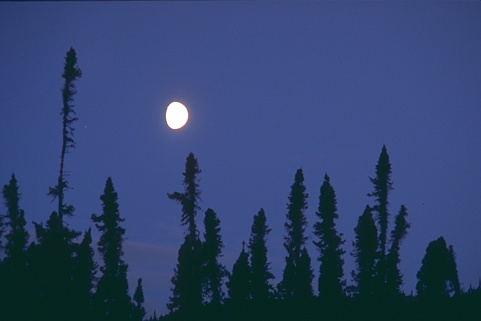
#> input picture image_seg_methods/238011.jpg, 481 x 321 px
$ python img_seg_samples.py
#> lines starting #> are read from the running program, lines starting #| are printed output that depends on the picture; long printed decimals are rounded
### image_seg_methods/spectral_scale.py
import scipy.io
import cv2
import numpy as np
import matplotlib.pyplot as plt
from scipy import linalg
from sklearn.cluster import KMeans


def spectral_fit(img1, k):
    (row, col, _) = img1.shape
    img_new0 = cv2.cvtColor(img1, cv2.COLOR_BGR2BGRA)
    img_new1 = cv2.cvtColor(img1, cv2.COLOR_BGR2HSV)
    img_new2 = cv2.cvtColor(img1, cv2.COLOR_BGR2GRAY)

    img1 = img1.reshape((-1, 3))
    img_new0 = img_new0.reshape((-1, 4))
    img_new1 = img_new1.reshape((-1, 3))
    img_new2 = img_new2.reshape((-1, 1))

    img1 = np.concatenate((img_new0, img_new1, img_new2), axis=-1)

    norm_of_rows = linalg.norm(img1, axis=1)
    normalized_img1 = img1 / norm_of_rows[:, np.newaxis]

    # print(normalized_img1.shape)  # (154401, 3)

    ones = np.ones((img1.shape[0], 1))
    prod = np.dot(np.transpose(normalized_img1), ones)
    diag_D = np.dot(normalized_img1, prod) - 1
    X_tilde = diag_D ** (-1 / 2) * normalized_img1

    # print(np.max(diag_D), np.min(diag_D))

    u, s, vt = linalg.svd(X_tilde, full_matrices=False)

    # print(u.shape)
    # u = u[:, 0:2]
    norm_of_u = linalg.norm(u, axis=1)
    normalized_u = u / norm_of_u[:, np.newaxis]

    num_cluster = k
    kmeans = KMeans(n_clusters=num_cluster, max_iter=1000, random_state=0).fit(normalized_u)
    # gm1 = GaussianMixture(n_components=num_cluster, covariance_type='full', max_iter=1000, random_state=0).fit(normalized_u)
    # gm2 = GaussianMixture(n_components=num_cluster, covariance_type='tied', max_iter=1000, random_state=0).fit(normalized_u)

    kmeans_cluster = kmeans.predict(normalized_u)
    # gm1_cluster = gm1.predict(normalized_u)
    # gm2_cluster = gm2.predict(normalized_u)

    kmeans_cluster = kmeans_cluster.reshape((row, col))

    return kmeans_cluster

### image_seg_methods/img_seg_samples.py
import scipy.io
import cv2
import numpy as np
import matplotlib.pyplot as plt
import spectral_scale
from sklearn.cluster import KMeans, AgglomerativeClustering, SpectralClustering, MeanShift, DBSCAN
from sklearn.mixture import GaussianMixture

mat1 = scipy.io.loadmat('238011.mat')
#> (reads image_seg_methods/238011.mat from the repository)
img1 = cv2.imread('238011.jpg')
#> img1 is the input picture: shape (321, 481, 3); mean B, G, R 110, 67.4, 48.4
# mat2 = scipy.io.loadmat('15088.mat')
# img2 = cv2.imread('15088.jpg')
#
# # mat1 = scipy.io.loadmat('12003.mat')
# # img1 = cv2.imread('12003.jpg')
# mat1 = scipy.io.loadmat('2092.mat')
# img1 = cv2.imread('2092.jpg')
label0 = np.asarray(mat1['groundTruth'][0][0][0][0][0])
label1 = np.asarray(mat1['groundTruth'][0][1][0][0][0])
label2 = np.asarray(mat1['groundTruth'][0][2][0][0][0])
label3 = np.asarray(mat1['groundTruth'][0][3][0][0][0])
label4 = np.asarray(mat1['groundTruth'][0][4][0][0][0])

plt.subplot(2,3,1)
plt.imshow(img1)
plt.subplot(2,3,2)
plt.imshow(label0)
plt.subplot(2,3,3)
plt.imshow(label1)
plt.subplot(2,3,4)
plt.imshow(label2)
plt.subplot(2,3,5)
plt.imshow(label3)
plt.subplot(2,3,6)
plt.imshow(label4)
plt.show()
#> figure, not shown here; B, G, R data is drawn as R, G, B

img1 = np.asarray(img1)
# img1 = np.asarray(img1)[0:220, :]
original1 = img1
(row, col, _) = img1.shape
#> row = 321; col = 481
print(img1.shape)
#| (321, 481, 3)

# label1 = label2
# label1 = np.asarray(mat1['groundTruth'][0][1][0][0][0])[0:220, :]
print(label1.shape)

plt.subplot(1,2,1)
plt.imshow(img1)
plt.subplot(1,2,2)
plt.imshow(label1)
plt.show()
#> figure, not shown here; B, G, R data is drawn as R, G, B

img1 = img1.reshape((-1, 3))
num_cluster = 4

kmeans = KMeans(n_clusters=num_cluster, max_iter=1000, random_state=0).fit(img1)
gm1 = GaussianMixture(n_components=num_cluster, covariance_type='full', max_iter=1000, random_state=0).fit(img1)
gm2 = GaussianMixture(n_components=num_cluster, covariance_type='tied', max_iter=1000, random_state=0).fit(img1)
# [7 lines of commented-out code are left out]

kmeans_cluster = kmeans.predict(img1)
gm1_cluster = gm1.predict(img1)
gm2_cluster = gm2.predict(img1)
# [7 lines of commented-out code are left out]
kmeans_cluster = kmeans_cluster.reshape((row, col))
#> kmeans_cluster: shape (321, 481) int32; 4 distinct labels, from 0 to 3
gm1_cluster = gm1_cluster.reshape((row, col))
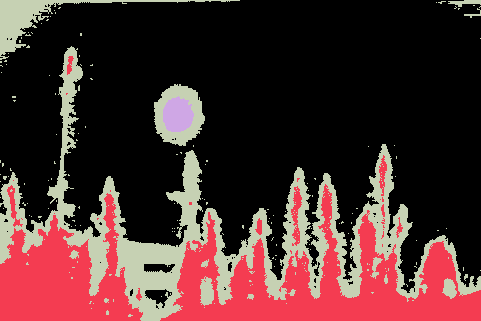
#> gm1_cluster: shape (321, 481) int64; 4 distinct labels, from 0 to 3; one colour per label, 0 black
gm2_cluster = gm2_cluster.reshape((row, col))
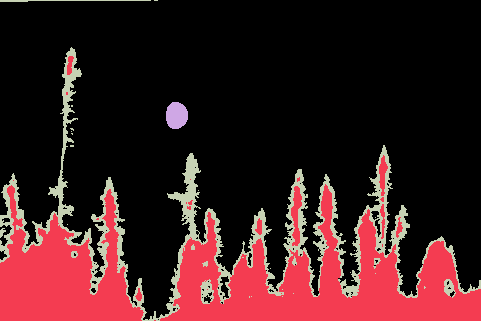
#> gm2_cluster: shape (321, 481) int64; 4 distinct labels, from 0 to 3; one colour per label, 0 black
# [5 lines of commented-out code are left out]

spectral_cluster = spectral_scale.spectral_fit(original1, num_cluster)
#> in spectral_fit, `img_new1 = cv2.cvtColor(img1, cv2.COLOR_BGR2HSV)`: img_new1: shape (321, 481, 3); mean H, S, V 108.1, 153.9, 110.6
#> in spectral_fit, `img_new2 = cv2.cvtColor(img1, cv2.COLOR_BGR2GRAY)`:
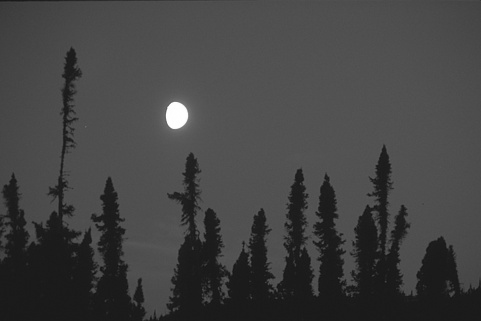
#> img_new2: shape (321, 481); min 19, max 255, mean 66.6
#> in spectral_fit, `prod = np.dot(np.transpose(normalized_img1), ones)`: prod = [44410.8, 27297.5, 19376.4, 104963.6, 44326.8, 63870.4, 44682.7, 26871.2]
#> in spectral_fit, `u, s, vt = linalg.svd(X_tilde, full_matrices=False)`: s = [1, 0.204, 0.0293, 0.0243, 0.00743, 0.00338, 0.00201, 0.000394]
#> in spectral_fit, `kmeans_cluster = kmeans_cluster.reshape((row, col))`:
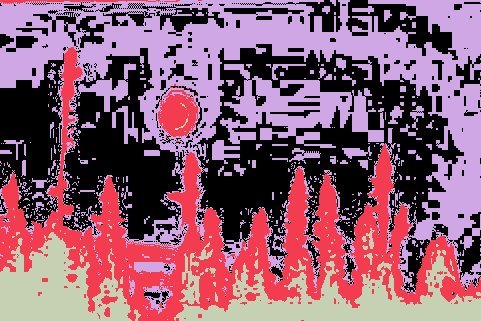
#> kmeans_cluster: shape (321, 481) int32; 4 distinct labels, from 0 to 3; one colour per label, 0 black

plt.subplot(2,3,1)
plt.imshow(original1)
plt.title("original")
plt.subplot(2,3,2)
plt.imshow(label1)
plt.title("label")
plt.subplot(2,3,3)
plt.imshow(kmeans_cluster)
plt.title("kmeans")
plt.subplot(2,3,4)
plt.imshow(gm1_cluster)
plt.title("gaussian mix (full)")
plt.subplot(2,3,5)
plt.imshow(gm2_cluster)
plt.title("gaussian mix (tied)")
plt.subplot(2,3,6)
plt.imshow(spectral_cluster)
plt.title("spectral")
plt.show()
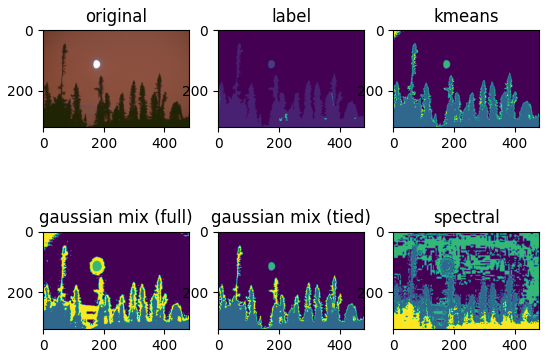
#> figure drawn by matplotlib, 6 panels; B, G, R data is drawn as R, G, B


def get_accuracy(label, pred):
    (r, c) = label.shape
    count = 0
    for i in range(r):
        for j in range(c):
            if label[i,j] == pred[i,j]:
                count += 1
    return count/(r*c)


def get_accuracy_specific(label, pred):
    (r, c) = label.shape
#> r = 321; c = 481
    test = np.zeros_like(pred)
    for i in range(r):
        for j in range(c):
            if pred[i,j] == 0:
                test[i,j] = 1
            elif pred[i,j] == 2:
                test[i,j] = 3
            else:
                test[i,j] = 2
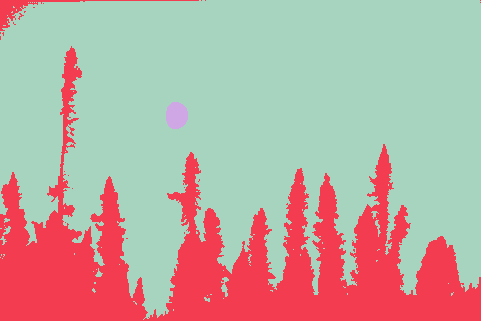
#> test: shape (321, 481) int32; 3 distinct labels, from 1 to 3; one colour per label, 0 black

    accu = get_accuracy(label, test)
#> accu = 0.969
    return accu


# [5 lines of commented-out code are left out]

print(f"accuracy_k_means: {get_accuracy_specific(label1, kmeans_cluster)}")
#| accuracy_k_means: 0.9693
print(f"accuracy_gaussian mix (tied): {get_accuracy_specific(label1, gm2_cluster)}")
#> after the loop in get_accuracy_specific (call 2), `for i in range(r):`:
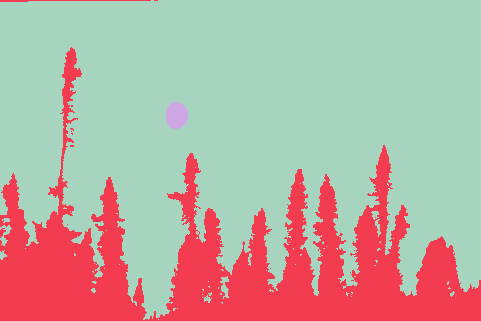
#> test: shape (321, 481) int64; 3 distinct labels, from 1 to 3; one colour per label, 0 black
#| accuracy_gaussian mix (tied): 0.9694
